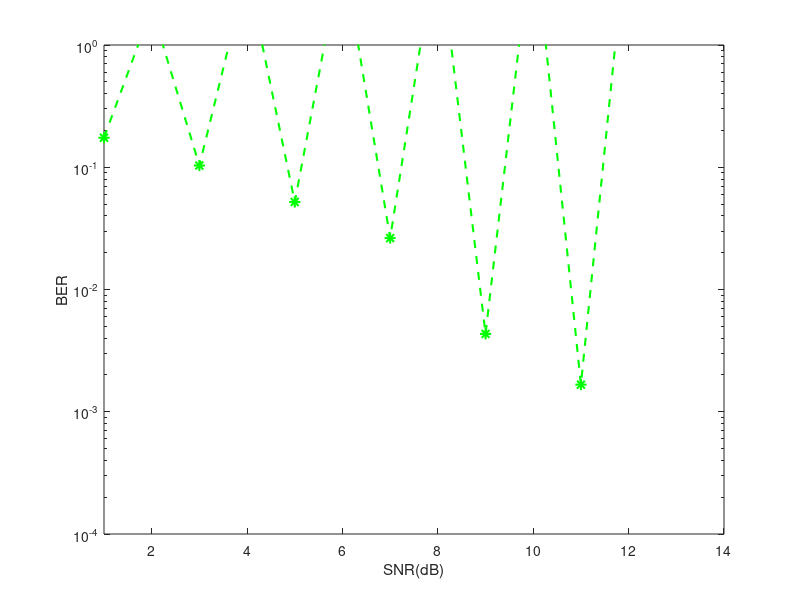
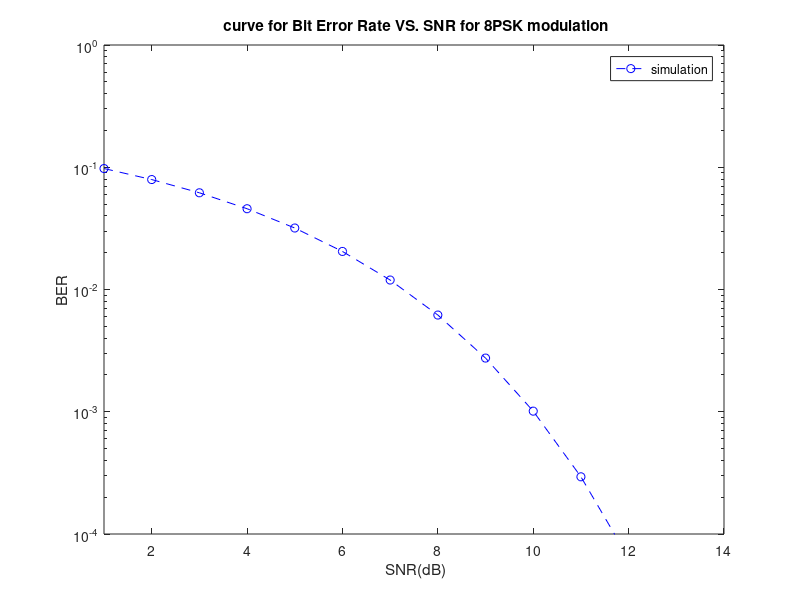

Reproduce these figures in MATLAB, in order.
clc                       %for clearing the command window
close all                 %for closing all the window except command window
clear all                 %for deleting all the variables from the memory
nPSK=3;                   %8PSK 
nSymbol=1000;           %Number of Input Symbol
nbit=nSymbol*nPSK;        %Number of Input Bit 
Eb=1;                     %Energy Bit
itr=14;                   %Number of Iteration 
BER=1:itr;                %Bit Error Rate
real=0;                   %real part
img=0;                    %imag part 
for SNRdb=1:2:itr         % SNR in dB
    counter=0;  
    SNR=10.^(SNRdb/10);
    No=1/SNR;
    v=(No/Eb)/(2*nPSK);   % Noise Equation
for n=1:1:nSymbol
    u1=rand(1);           %random  first bit generation 
    u2=rand(1);           %random second bit generation
    u3=rand(1);           %random third bit generation 
    
    u1=round(u1);         %round first bit to(1 or 0)
    u2=round(u2);         %round second bit to(1 or 0)
    u3=round(u3);         %round third bit to(1 or 0) 
    
   %Modulation Process
    if(u1==0 && u2==0 && u3==0)
        real=cosd(0);
        img=sind(0);
 
    elseif(u1==0 && u2==0 && u3==1)
        real=cosd(45);
        img=sind(45);
        
       
     elseif(u1==0 && u2==1 && u3==0)
        real=cosd(90);
        img=sind(90);
            
     elseif(u1==0 && u2==1 && u3==1)
        real=cosd(135);
        img=sind(135);
               
     elseif(u1==1 && u2==0 && u3==0)
        real=cosd(180);
        img=sind(180);
                
     elseif(u1==1 && u2==0 && u3==1)
        real=cosd(225);
        img=sind(225);
                
     elseif(u1==1 && u2==1 && u3==0)
        real=cosd(270);
        img=sind(270);
                
     elseif(u1==1 && u2==1 && u3==1)
        real=cosd(315);
        img=sind(315);
               
    end
    
   %Transmition Process
    AWGN1=sqrt(v)*randn(1);
    AWGN2=sqrt(v)*randn(1);
    
   %Channel
    realn=real+AWGN1;          
    imgn=img+AWGN2;
    
   %RX
    phin=mod(atan2d(imgn,realn)+360,360);
    
   if((phin>=0&&phin<=22.5)||(phin>337.5))
        uu1=0;
        uu2=0;
        uu3=0;
    elseif(phin>22.5&&phin<=67.5)
        uu1=0;
        uu2=0;
        uu3=1;
        
    elseif(phin>67.5&&phin<=112.5)
        uu1=0;
        uu2=1;
        uu3=0;
                  
    elseif(phin>112.5&&phin<=157.5)
        uu1=0;
        uu2=1;
        uu3=1;
               
       elseif(phin>157.5&&phin<=202.5)
        uu1=1;
        uu2=0;
        uu3=0;
                
        elseif(phin>202.5&&phin<=247.5)
        uu1=1;
        uu2=0;
        uu3=1;
               
        elseif(phin>247.5&&phin<=292.5)
        uu1=1;
        uu2=1;
        uu3=0;
                
        elseif(phin>292.5&&phin<=337.5)
        uu1=1;
        uu2=1;
        uu3=1;
                
    end
    %Detection Process
    if(u1~=uu1)          %logic according to 8PSK
        counter=counter+1;
    end
    if(u2~=uu2)          %logic according to 8PSK
        counter=counter+1;
    end
    if(u3~=uu3)        %logic according to 8PSK
        counter=counter+1;
    end
 
end
BER(SNRdb)=(counter/nbit);  %Calculate error/bit
end
SNRdb=1:1:itr;
th=(1/nPSK)*erfc(sqrt((10.^(SNRdb/10))*nPSK)*sin(pi/(2^nPSK)));                  %theoretical Eq.of BER for 8psk                  
figure('name','BER_8PSK','numbertitle','off');
 
%plot start
figure 1;
semilogy(SNRdb,BER,'--g*','linewidth',1.5,'markersize',8);
axis([1 itr 10^(-4) 1]);
xlabel('SNR(dB)');
ylabel('BER');
hold on;
figure 2;
semilogy(SNRdb,th,'--bo');
axis([1 itr 10^(-4) 1]);
title(' curve for Bit Error Rate VS. SNR for 8PSK modulation');
xlabel(' SNR(dB)');
ylabel('BER');
legend('simulation','theoretical');
hold on;

